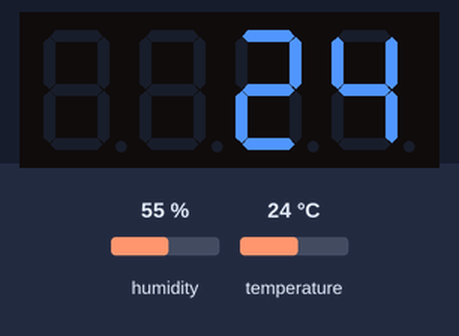
Bench run of a sketch on a simulated Arduino Uno, built with avr-gcc and run on an emulated ATmega328P. Parts: 4-digit seven-segment display. The test bench sets the inputs (shaded band); at power-on: temperature 24 °C, humidity 55 %.

Above: at 2.9 s.
3.0 s: temperature set to 12 °C
At 4.6 s:
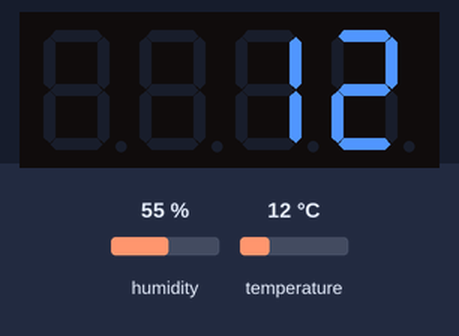
5.8 s: temperature set to 19 °C
At 6.8 s:
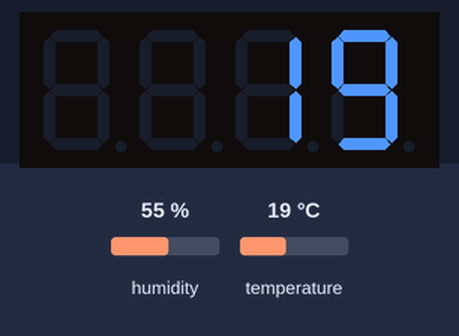
8.6 s: temperature set to 28 °C
At 11.2 s:
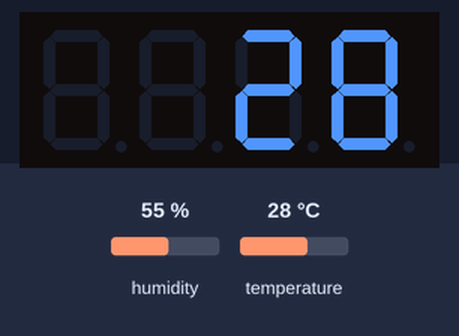
Timing chart, 0 to 12.7 s (numbered marks = the images above; inputs shaded):
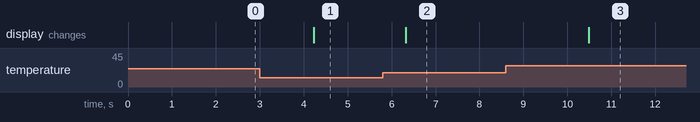

The sketch:

Display7Seg.ino
```cpp
#include "DHT.h"
#include <TM1637Display.h>
#define DHTPIN 4
#define DHTTYPE DHT11
#define CLK 21
#define DIO 22

TM1637Display display(CLK, DIO);
DHT dht(DHTPIN, DHTTYPE);

void setup() {
  display.setBrightness(0x0f);
  dht.begin();
  display.showNumberDec(0, false);
}

void loop() {
  // Leer la temperatura
  int t = dht.readTemperature();
  // Mostrar el valor en el display
  display.showNumberDec(t, false);
  // Esperar un breve período de tiempo antes de volver a leer el valor del sensor
  delay(100);
}
```

Measured:
- after the input at 3.0 s, the display: changes after 1.2 s (image 1)
- after the input at 5.8 s, the display: changes after 0.52 s (image 2)
- after the input at 8.6 s, the display: changes after 1.9 s (image 3)
